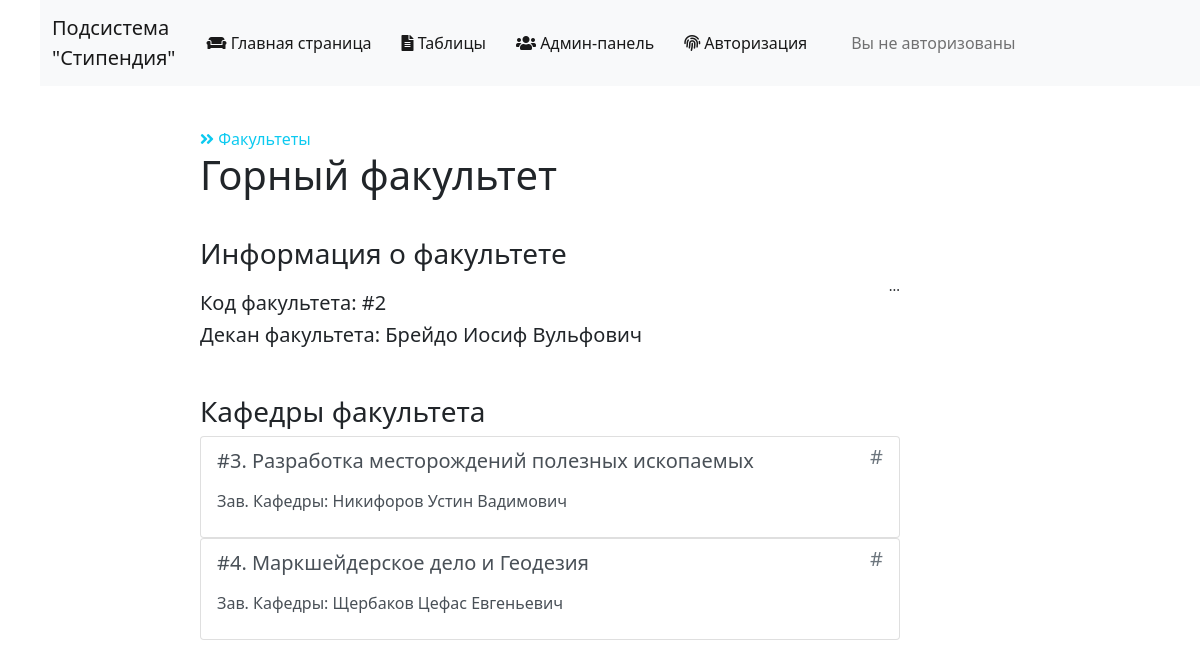
Screenshot of /showfaculty/2/ with the database file from the repository.
### main/models.py (models this page shows, shortened)
class Faculty (models.Model):
    faculty_code = models.AutoField("Код факультета", primary_key=True)
    faculty_name = models.CharField("Наименование факультета", max_length=120)
    deanery_employee_code = models.OneToOneField(
        Staff, verbose_name="Декан факультета", null=True, blank=True, on_delete=models.PROTECT)
    class Meta:
        verbose_name = 'Факультет'
        verbose_name_plural = 'Факультеты'

class Staff (models.Model):
    сurator_code = models.AutoField(
        "Код сотрудника", primary_key=True)     # код сотрудника
    curator_name = models.CharField("Имя сотрудника", max_length=200)
    class Meta:
        verbose_name = 'Сотрудник'
        verbose_name_plural = 'Сотрудники'
    def __str__(self):
        return f'{self.curator_name}'

class Department (models.Model):
    department_code = models.AutoField("Код кафедры", primary_key=True)
    department_name = models.CharField("Наименование кафедры", max_length=120)
    faculty_code = models.ForeignKey(
        Faculty, verbose_name="Код факультета", on_delete=models.CASCADE)
    department_head_code = models.OneToOneField(
        Staff, verbose_name="Заведующий кафедрой", null=True, blank=True, on_delete=models.PROTECT)
    class Meta:
        verbose_name = 'Кафедра'
        verbose_name_plural = 'Кафедры'

### main/views.py (the view)
# urls.py: path(r'showfaculty/<int:id>/', views.showfaculty, name="showfaculty"),
def showfaculty(request, id):
    try:
        post = get_object_or_404(Faculty, pk=id)
        slaves = Department.objects.filter(faculty_code=id)
        if request.method == 'GET':
            form = FacultyForm(instance=post)
        elif request.method == 'POST':
            form = FacultyForm(request.POST, instance=post)
            if form.is_valid():
                form.save()
                return HttpResponseRedirect(reverse('showfaculty', args=(id,)))
        context = {
            'post': post,
            'form': form,
            'slaves': slaves,
        }
        return render(
            request,
            'main/showfaculty.html',
            context
        )
    except Staff.DoesNotExist:
        return HttpResponseNotFound("<h2>Person no found</h2>")

### main/templates/main/showfaculty.html (shortened to what this page needs)
{% extends 'layout.html' %}
{% block content %}
<div class="features">
    <a class="link-info" href="{% url 'faculty' %}"><i class="fas fa-angle-double-right"></i> Факультеты</a>
    <h1>{{ post.faculty_name }}</h1>
    <div class="list-group">
        <h3 class="mb-1">Информация о факультете</h2>
        <div class="d-flex w-100 justify-content-between">
            <h5 class="mb-2 mt-3">Код факультета: #{{ post.faculty_code }}</h5>
            <small> ... </small>
        </div>
        <h5>Декан факультета: {{ post.deanery_employee_code }}</h5>
    </div>
    <br>
    <h3 class="mt-3">Кафедры факультета</h3>
    {% for slave in slaves %}
    <div class="list-group">
        <a href="{% url 'showdepartment' id=slave.pk %}" class="list-group-item list-group-item-action">
          <div class="d-flex w-100 justify-content-between">
            <h5 class="mb-3 mt-1">#{{slave.pk}}. {{slave.department_name}}</h5>
            <h5 class="text-muted">#</h5>
          </div>
          <p>Зав. Кафедры: {{slave.department_head_code}}</p>
        </a>
      </div>
    {% endfor %}
</div>
{% endblock %}

### main/static/main/css/main.css (style rules this page uses)
main .list-group { max-width: 700px; }
main h1 { padding-bottom: 30px; }
main a { text-decoration: none; }

### rows the page displays
Faculty: faculty_name "Горный факультет", faculty_code "2", deanery_employee_code "Брейдо Иосиф Вульфович"
Department: pk "3", department_name "Разработка месторождений полезных ископаемых", department_head_code "Никифоров Устин Вадимович"
Department: pk "4", department_name "Маркшейдерское дело и Геодезия", department_head_code "Щербаков Цефас Евгеньевич"
